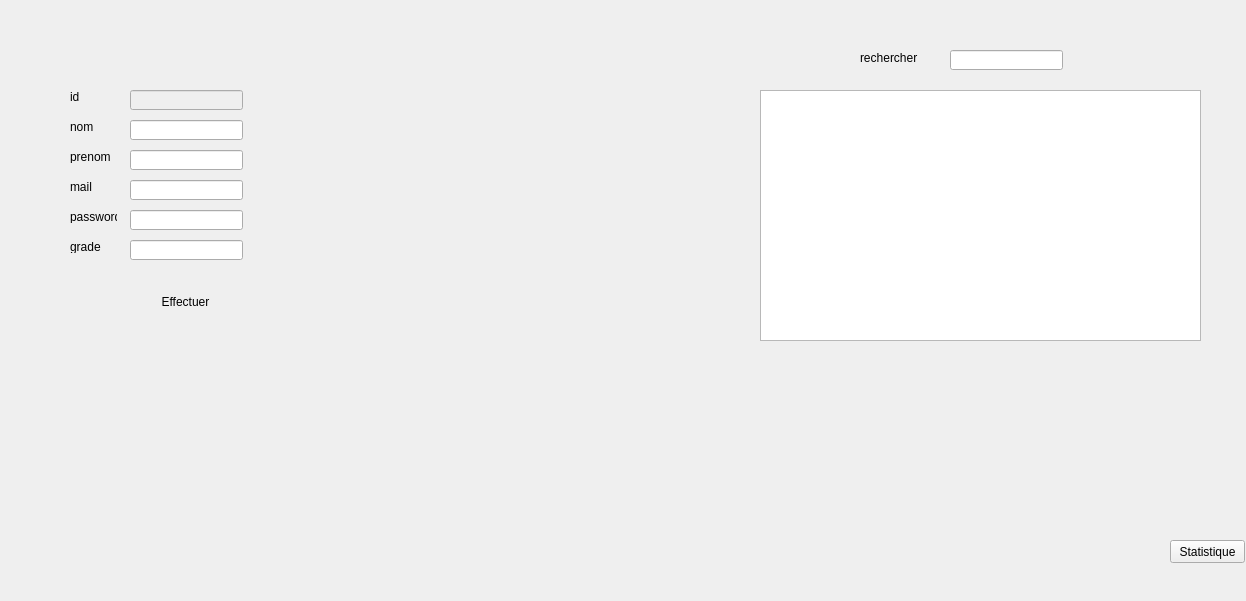
<?xml version="1.0" encoding="UTF-8"?>
<ui version="4.0">
 <class>comptes</class>
 <widget class="QDialog" name="comptes">
  <property name="geometry">
   <rect>
    <x>0</x>
    <y>0</y>
    <width>1246</width>
    <height>601</height>
   </rect>
  </property>
  <property name="windowTitle">
   <string>Dialog</string>
  </property>
  <widget class="QLineEdit" name="id_comptes">
   <property name="enabled">
    <bool>false</bool>
   </property>
   <property name="geometry">
    <rect>
     <x>130</x>
     <y>90</y>
     <width>113</width>
     <height>20</height>
    </rect>
   </property>
  </widget>
  <widget class="QLineEdit" name="nom">
   <property name="geometry">
    <rect>
     <x>130</x>
     <y>120</y>
     <width>113</width>
     <height>20</height>
    </rect>
   </property>
  </widget>
  <widget class="QLineEdit" name="prenom">
   <property name="geometry">
    <rect>
     <x>130</x>
     <y>150</y>
     <width>113</width>
     <height>20</height>
    </rect>
   </property>
  </widget>
  <widget class="QLineEdit" name="mail">
   <property name="geometry">
    <rect>
     <x>130</x>
     <y>180</y>
     <width>113</width>
     <height>20</height>
    </rect>
   </property>
  </widget>
  <widget class="QLineEdit" name="password">
   <property name="geometry">
    <rect>
     <x>130</x>
     <y>210</y>
     <width>113</width>
     <height>20</height>
    </rect>
   </property>
   <property name="text">
    <string/>
   </property>
   <property name="echoMode">
    <enum>QLineEdit::Password</enum>
   </property>
  </widget>
  <widget class="QLineEdit" name="grade">
   <property name="geometry">
    <rect>
     <x>130</x>
     <y>240</y>
     <width>113</width>
     <height>20</height>
    </rect>
   </property>
  </widget>
  <widget class="QLabel" name="label">
   <property name="geometry">
    <rect>
     <x>70</x>
     <y>90</y>
     <width>47</width>
     <height>13</height>
    </rect>
   </property>
   <property name="text">
    <string>id</string>
   </property>
  </widget>
  <widget class="QLabel" name="label_2">
   <property name="geometry">
    <rect>
     <x>70</x>
     <y>120</y>
     <width>47</width>
     <height>13</height>
    </rect>
   </property>
   <property name="text">
    <string>nom</string>
   </property>
  </widget>
  <widget class="QLabel" name="label_3">
   <property name="geometry">
    <rect>
     <x>70</x>
     <y>150</y>
     <width>47</width>
     <height>13</height>
    </rect>
   </property>
   <property name="text">
    <string>prenom</string>
   </property>
  </widget>
  <widget class="QLabel" name="label_4">
   <property name="geometry">
    <rect>
     <x>70</x>
     <y>180</y>
     <width>47</width>
     <height>13</height>
    </rect>
   </property>
   <property name="text">
    <string>mail</string>
   </property>
  </widget>
  <widget class="QLabel" name="label_5">
   <property name="geometry">
    <rect>
     <x>70</x>
     <y>210</y>
     <width>47</width>
     <height>13</height>
    </rect>
   </property>
   <property name="text">
    <string>password</string>
   </property>
  </widget>
  <widget class="QLabel" name="label_6">
   <property name="geometry">
    <rect>
     <x>70</x>
     <y>240</y>
     <width>47</width>
     <height>13</height>
    </rect>
   </property>
   <property name="text">
    <string>grade</string>
   </property>
  </widget>
  <widget class="QTableView" name="tableView">
   <property name="geometry">
    <rect>
     <x>760</x>
     <y>90</y>
     <width>441</width>
     <height>251</height>
    </rect>
   </property>
  </widget>
  <widget class="QPushButton" name="ajouter">
   <property name="geometry">
    <rect>
     <x>60</x>
     <y>530</y>
     <width>101</width>
     <height>41</height>
    </rect>
   </property>
   <property name="styleSheet">
    <string notr="true">background:transparent;
border:transparent;</string>
   </property>
   <property name="text">
    <string/>
   </property>
  </widget>
  <widget class="QPushButton" name="pushButton_modifier">
   <property name="geometry">
    <rect>
     <x>300</x>
     <y>362</y>
     <width>111</width>
     <height>51</height>
    </rect>
   </property>
   <property name="styleSheet">
    <string notr="true">background:transparent;
border:transparent;</string>
   </property>
   <property name="text">
    <string/>
   </property>
  </widget>
  <widget class="QPushButton" name="Effectuer">
   <property name="geometry">
    <rect>
     <x>130</x>
     <y>290</y>
     <width>111</width>
     <height>23</height>
    </rect>
   </property>
   <property name="styleSheet">
    <string notr="true">QPushButton{
	font: 18pt &quot;DEAR Daddy PERSONAL USE&quot;;
background:rgba(255,255,255,0);
border-radius:8px;
}
QPushButton::hover{
background:rgba(0,0,0,85);
}</string>
   </property>
   <property name="text">
    <string>Effectuer</string>
   </property>
  </widget>
  <widget class="QPushButton" name="supprimer">
   <property name="geometry">
    <rect>
     <x>190</x>
     <y>440</y>
     <width>121</width>
     <height>51</height>
    </rect>
   </property>
   <property name="styleSheet">
    <string notr="true">background:transparent;
border:transparent;</string>
   </property>
   <property name="text">
    <string/>
   </property>
  </widget>
  <widget class="QLabel" name="label_7">
   <property name="geometry">
    <rect>
     <x>860</x>
     <y>50</y>
     <width>61</width>
     <height>16</height>
    </rect>
   </property>
   <property name="text">
    <string>rechercher</string>
   </property>
  </widget>
  <widget class="QLineEdit" name="lineEdit_recherche">
   <property name="geometry">
    <rect>
     <x>950</x>
     <y>50</y>
     <width>113</width>
     <height>20</height>
    </rect>
   </property>
  </widget>
  <widget class="QPushButton" name="pushButton_tri">
   <property name="geometry">
    <rect>
     <x>1110</x>
     <y>42</y>
     <width>71</width>
     <height>31</height>
    </rect>
   </property>
   <property name="styleSheet">
    <string notr="true">background:transparent;
border:transparent;</string>
   </property>
   <property name="text">
    <string/>
   </property>
  </widget>
  <widget class="QLabel" name="label_8">
   <property name="geometry">
    <rect>
     <x>0</x>
     <y>0</y>
     <width>1254</width>
     <height>600</height>
    </rect>
   </property>
   <property name="minimumSize">
    <size>
     <width>1254</width>
     <height>600</height>
    </size>
   </property>
   <property name="text">
    <string/>
   </property>
   <property name="pixmap">
    <pixmap resource="interface.qrc">:/new/prefix1/interface/79303081_559980864545992_7566787920833544192_n (1).jpg</pixmap>
   </property>
  </widget>
  <widget class="QPushButton" name="retour">
   <property name="geometry">
    <rect>
     <x>1170</x>
     <y>570</y>
     <width>75</width>
     <height>23</height>
    </rect>
   </property>
   <property name="styleSheet">
    <string notr="true">background:transparent;
border:transparent; </string>
   </property>
   <property name="text">
    <string/>
   </property>
  </widget>
  <widget class="QPushButton" name="statistique">
   <property name="geometry">
    <rect>
     <x>1170</x>
     <y>540</y>
     <width>75</width>
     <height>23</height>
    </rect>
   </property>
   <property name="text">
    <string>Statistique</string>
   </property>
  </widget>
  <zorder>label_8</zorder>
  <zorder>id_comptes</zorder>
  <zorder>nom</zorder>
  <zorder>prenom</zorder>
  <zorder>mail</zorder>
  <zorder>password</zorder>
  <zorder>grade</zorder>
  <zorder>label</zorder>
  <zorder>label_2</zorder>
  <zorder>label_3</zorder>
  <zorder>label_4</zorder>
  <zorder>label_5</zorder>
  <zorder>label_6</zorder>
  <zorder>tableView</zorder>
  <zorder>ajouter</zorder>
  <zorder>pushButton_modifier</zorder>
  <zorder>Effectuer</zorder>
  <zorder>supprimer</zorder>
  <zorder>label_7</zorder>
  <zorder>lineEdit_recherche</zorder>
  <zorder>pushButton_tri</zorder>
  <zorder>retour</zorder>
  <zorder>statistique</zorder>
 </widget>
 <resources>
  <include location="interface.qrc"/>
 </resources>
 <connections/>
</ui>
